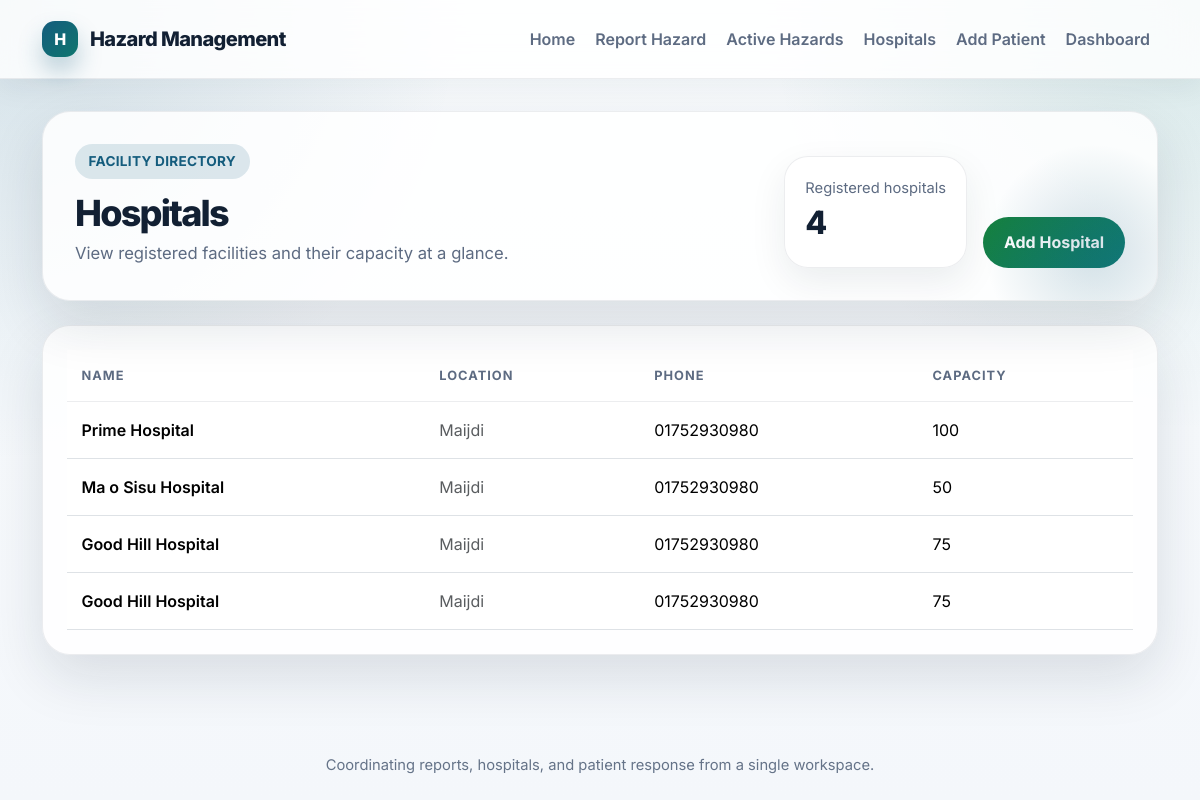
Page /hospital_list/ on the committed database.
### Core/models.py (models this page shows, shortened)
class Hospital(models.Model):
    name=models.CharField(max_length=100)
    location =models.CharField(max_length=255)
    phone = models.CharField(max_length=20)
    capacity = models.IntegerField()
    created_at = models.DateTimeField(auto_now_add=True)

### Core/views.py (the view)
# urls.py: path('hospital_list/',views.hospital_list,name="hospital_list"),
def hospital_list(request):
    hospitals=Hospital.objects.all()
    return render(request,'show_hospital.html',{'hospitals':hospitals})

### Core/templates/show_hospital.html (shortened to what this page needs)
{% extends 'base.html' %}
{% block content %}
<section class="hero-panel mb-4">
    <div class="d-flex flex-column flex-md-row justify-content-between align-items-md-end gap-3">
        <div>
            <span class="eyebrow">Facility directory</span>
            <h1 class="page-title mb-2">Hospitals</h1>
            <p class="page-subtitle mb-0">View registered facilities and their capacity at a glance.</p>
        </div>
        <div class="d-flex gap-3">
            <div class="metric-card">
                <div class="metric-label">Registered hospitals</div>
                <div class="metric-value">{{ hospitals|length }}</div>
            </div>
            <div class="align-self-end">
                <a href="{% url 'add_hospital' %}" class="btn btn-success">Add Hospital</a>
            </div>
        </div>
    </div>
</section>
<section class="surface-card">
    <div class="table-responsive">
        <table class="table table-hover align-middle">
            <thead>
                <tr>
                    <th>Name</th>
                    <th>Location</th>
                    <th>Phone</th>
                    <th>Capacity</th>
                </tr>
            </thead>
            <tbody>
                {% for h in hospitals %}
                <tr>
                    <td class="fw-semibold">{{ h.name }}</td>
                    <td class="text-muted">{{ h.location }}</td>
                    <td>{{ h.phone }}</td>
                    <td>{{ h.capacity }}</td>
                </tr>
                {% empty %}
                <tr>
                    <td colspan="4">
                        <div class="py-5 text-center text-muted">No hospitals found.</div>
                    </td>
                </tr>
                {% endfor %}
            </tbody>
        </table>
    </div>
</section>
{% endblock %}

### Core/templates/base.html (style rules this page uses)
:root { --bg: #f4f7fb; --surface: rgba(255, 255, 255, 0.84); --surface-strong: #ffffff; --text: #122033; --muted: #5d6b82; --primary: #145c7d; --primary-soft: rgba(20, 92, 125, 0.14); --accent: #0f766e; --danger: #c2410c; --border: rgba(18, 32, 51, 0.08); --shadow: 0 22px 55px rgba(18, 32, 51, 0.12); }
* { box-sizing: border-box; }
body { margin: 0; min-height: 100vh; font-family: 'Inter', sans-serif; color: var(--text); background: radial-gradient(circle at top left, rgba(20, 92, 125, 0.16), transparent 32%), radial-gradient(circle at top right, rgba(15, 118, 110, 0.14), transparent 30%), linear-gradient(180deg, #f8fbfd 0%, var(--bg) 100%); }
.hero-panel, .surface-card, .info-panel { background: var(--surface); border: 1px solid var(--border); border-radius: 28px; box-shadow: var(--shadow); }
.hero-panel { padding: 2rem; overflow: hidden; position: relative; }
.hero-panel::after { content: ''; position: absolute; inset: auto -3rem -4rem auto; width: 14rem; height: 14rem; border-radius: 50%; background: radial-gradient(circle, rgba(20, 92, 125, 0.18), transparent 68%); pointer-events: none; }
.eyebrow { display: inline-flex; align-items: center; gap: 0.45rem; padding: 0.45rem 0.85rem; border-radius: 999px; background: var(--primary-soft); color: var(--primary); font-size: 0.85rem; font-weight: 700; letter-spacing: 0.02em; text-transform: uppercase; }
.page-title { margin: 1rem 0 0.75rem; font-size: clamp(2rem, 3vw, 3.4rem); font-weight: 800; letter-spacing: -0.05em; line-height: 1.02; }
.page-subtitle { max-width: 62ch; color: var(--muted); font-size: 1.04rem; line-height: 1.7; }
.surface-card, .info-panel { padding: 1.5rem; }
.table { margin-bottom: 0; color: var(--text); }
.table thead th { padding: 1rem 0.9rem; border-bottom-color: rgba(18, 32, 51, 0.08); font-size: 0.8rem; letter-spacing: 0.08em; text-transform: uppercase; color: var(--muted); }
.table tbody td { padding: 1rem 0.9rem; vertical-align: middle; }
.btn { border-radius: 999px; font-weight: 700; padding: 0.85rem 1.3rem; }
.btn-primary, .btn-success, .btn-danger, .btn-info, .btn-outline-primary, .btn-outline-secondary { border: 0; }
.btn-success { background: linear-gradient(135deg, #15803d, #0f7a77); }
.metric-card, .action-card { height: 100%; border: 1px solid var(--border); border-radius: 24px; background: rgba(255, 255, 255, 0.9); box-shadow: 0 14px 36px rgba(18, 32, 51, 0.08); }
.metric-card { padding: 1.25rem; }
.metric-value { font-size: 2rem; font-weight: 800; letter-spacing: -0.05em; }
.metric-label, .section-label { color: var(--muted); font-size: 0.92rem; }

### rows in the picture
Hospital: name "Prime Hospital", location "Maijdi", phone "01752930980", capacity "100"
Hospital: name "Ma o Sisu Hospital", location "Maijdi", phone "01752930980", capacity "50"
Hospital: name "Good Hill Hospital", location "Maijdi", phone "01752930980", capacity "75"
Hospital: name "Good Hill Hospital", location "Maijdi", phone "01752930980", capacity "75"

### other values in the picture
{{ hospitals|length }} "4"
